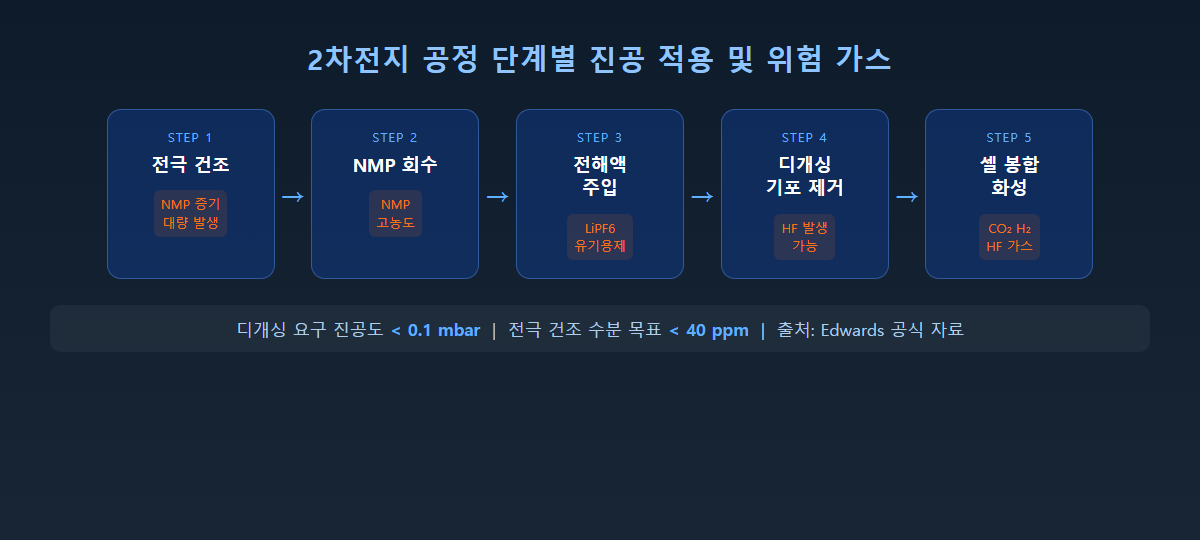
#> input picture 블로그/output/2026-06/이차전지-PFPE-오일-선택법-20260606/images/image-01.png, 1200 x 540 px, given in place of iXL500Q_현장설치사진.jpg, which was not available
$ python blur_field.py
#> lines starting #> are read from the running program, lines starting #| are printed output that depends on the picture; pictures that were not available may be replaced by others from this repository, and a replacement may not be noted
# -*- coding: utf-8 -*-
from PIL import Image, ImageFilter
import os

SRC = r"C:\Users\rokmc\smartech\data\현장사진\03_현장설치\iXL500Q_현장설치사진.jpg"
DST_PROCESSED = r"C:\Users\rokmc\smartech\블로그\output\!processed-images\iXL500Q_blurred.png"
DST_FIELD = r"C:\Users\rokmc\smartech\블로그\output\2026-06\이차전지-PFPE-오일-선택법-20260606\images\field-1.png"

img = Image.open(SRC)
#> img is the input picture: PIL image 1200x540 RGB; mean R, G, B 22.9, 39.5, 61.8
w, h = img.size
#> w = 1200; h = 540
print(f"원본 크기: {w} x {h}")
#| 원본 크기: 1200 x 540

# 1단계: 전체 강한 블러
blurred = img.filter(ImageFilter.GaussianBlur(radius=55))
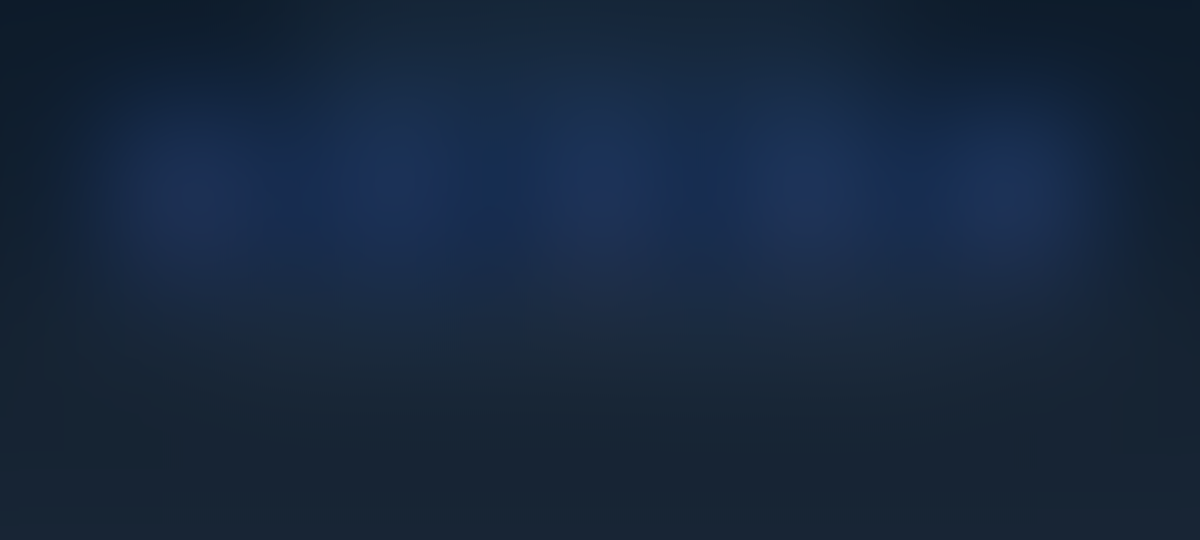
#> blurred: PIL image 1200x540 RGB; mean R, G, B 22.9, 39.4, 61.6

# 2단계: 왼쪽 구역(가스 캐비닛 라벨) 추가 블러 — 완전히 안 보이게
left_region = blurred.crop((0, 0, int(w * 0.35), h))
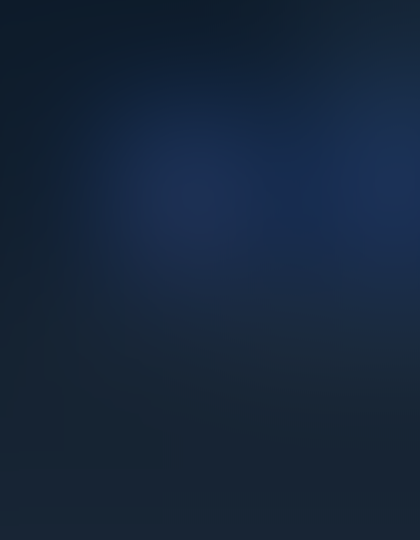
#> left_region: PIL image 420x540 RGB; mean R, G, B 22, 38.2, 59.7
left_extra = left_region.filter(ImageFilter.GaussianBlur(radius=40))
blurred.paste(left_extra, (0, 0))

# 3단계: 중앙 펌프 본체만 선명하게 복원
# 중앙 기둥+펌프 유닛: x=1250~2200, y=700~3000
px1, py1 = 1250, 700
px2, py2 = 2200, h
#> px2 = 2200; py2 = 540
#> (the run stopped early here; a loop or call above may not have finished)

$ run again, on 블로그/output/2026-06/이차전지-PFPE-오일-선택법-20260606/images/image-02.png
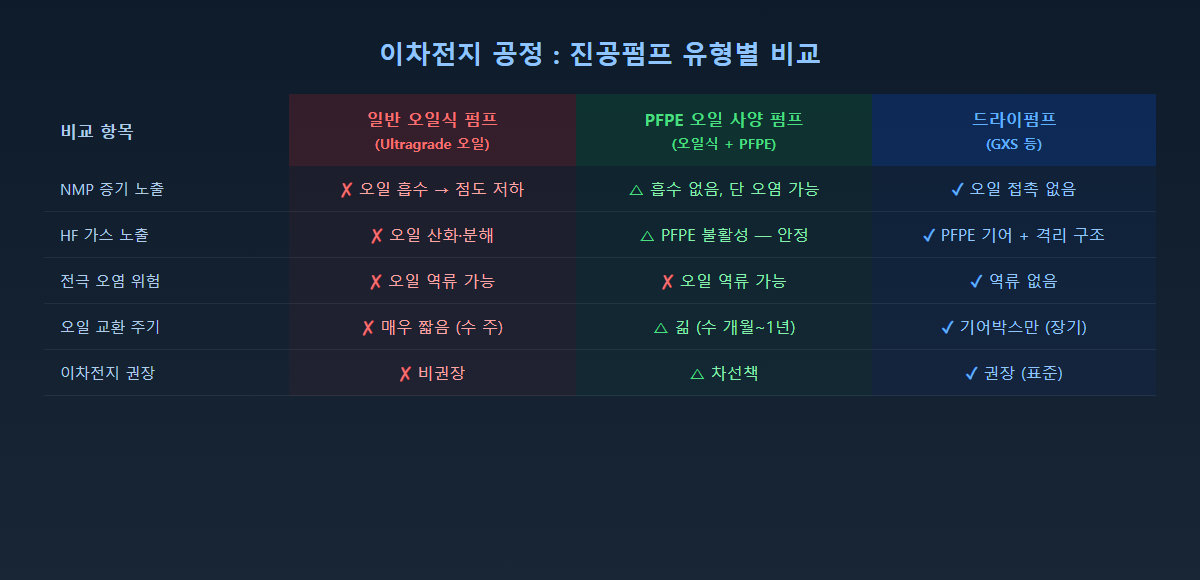
#> input picture 블로그/output/2026-06/이차전지-PFPE-오일-선택법-20260606/images/image-02.png, 1200 x 580 px, given in place of iXL500Q_현장설치사진.jpg, which was not available
#> img is the input picture: PIL image 1200x580 RGB; mean R, G, B 23.6, 37.6, 53.4
#| 원본 크기: 1200 x 580
#> `blurred = img.filter(ImageFilter.GaussianBlur(radius=55))`:
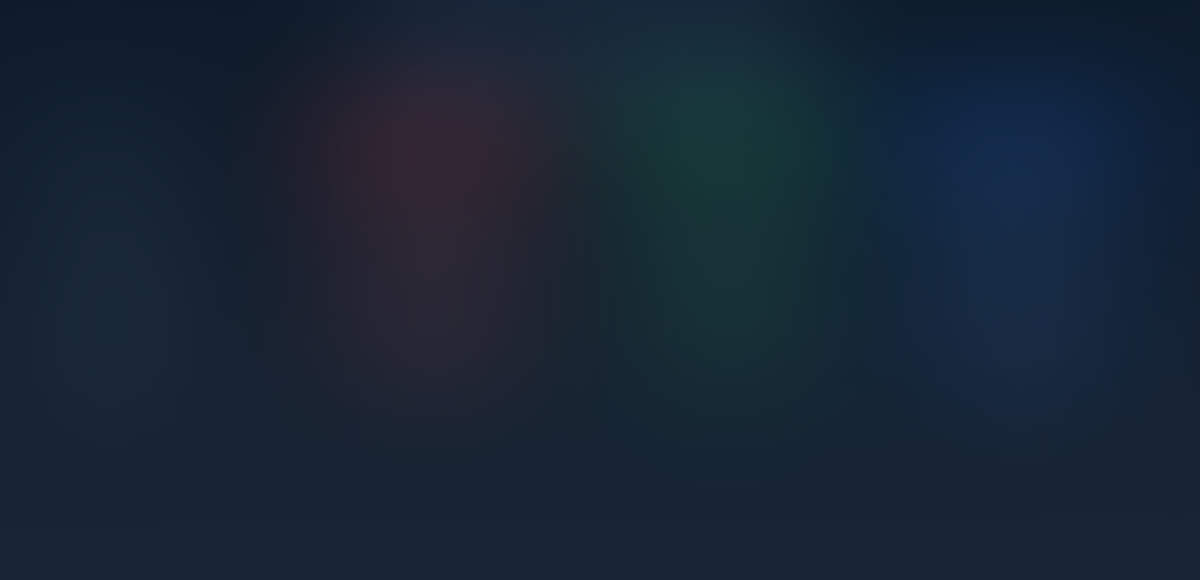
#> blurred: PIL image 1200x580 RGB; mean R, G, B 23.5, 37.5, 53.2
#> `left_region = blurred.crop((0, 0, int(w * 0.35), h))`:
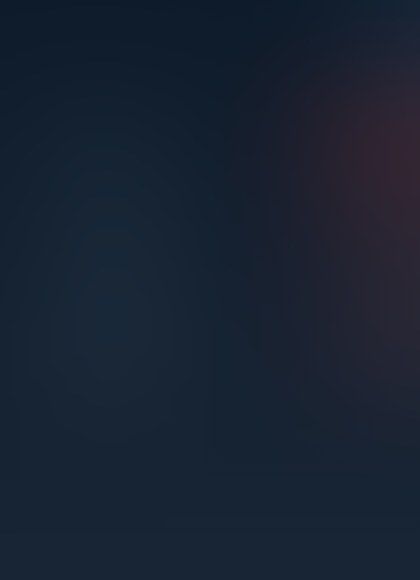
#> left_region: PIL image 420x580 RGB; mean R, G, B 24.2, 34.5, 49.8

$ run again, on 블로그/output/2026-06/이차전지-PFPE-오일-선택법-20260606/images/thumbnail.png
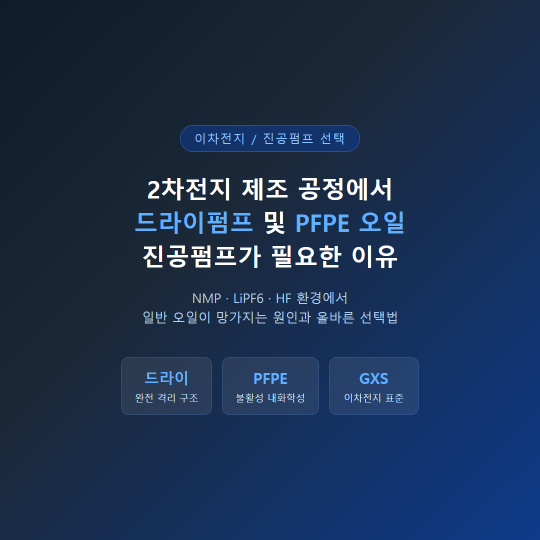
#> input picture 블로그/output/2026-06/이차전지-PFPE-오일-선택법-20260606/images/thumbnail.png, 1080 x 1080 px, given in place of iXL500Q_현장설치사진.jpg, which was not available (shown at 1/2 size)
#> img is the input picture: PIL image 1080x1080 RGB; mean R, G, B 27.8, 49.1, 80.8
#| 원본 크기: 1080 x 1080
#> `blurred = img.filter(ImageFilter.GaussianBlur(radius=55))`:
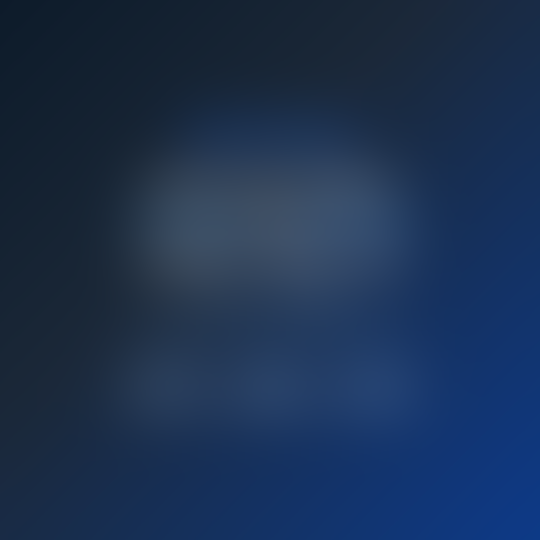
#> blurred: PIL image 1080x1080 RGB (shown at 1/2 size); mean R, G, B 27.8, 49.1, 80.8
#> `left_region = blurred.crop((0, 0, int(w * 0.35), h))`:
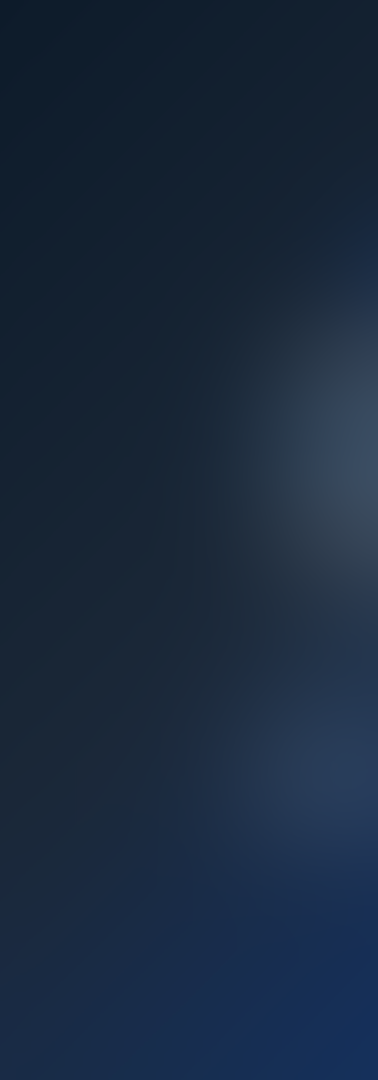
#> left_region: PIL image 378x1080 RGB; mean R, G, B 25.6, 41.3, 61.5
#> pump_region: PIL image 950x380 RGB; every value is 0
